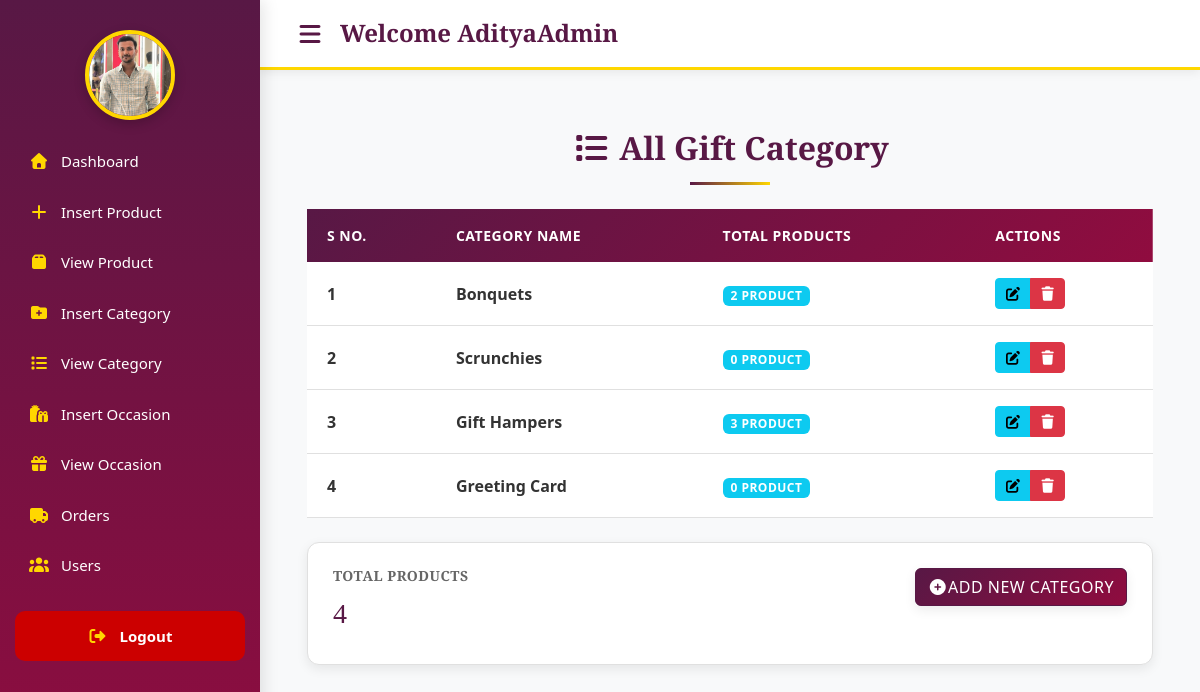
The page /admin/index.php?view_category (signed in) on the database its author committed.
### tables this page shows
CREATE TABLE IF NOT EXISTS `gift_categories` (
  `category_id` int NOT NULL AUTO_INCREMENT,
  `category_title` varchar(255) NOT NULL,
  PRIMARY KEY (`category_id`)
);

### admin/view_category.php (the view, shortened to what this page needs)
<div class="container mt-4">
    <h2 class="mb-4">
        <i class="fas fa-list me-2"></i>All Gift Category
    </h2>
    <div class="table-reponsive">
        <table class="table table-hover">
            <thead>
                <tr>
                    <th>S No.</th>
                    <th>Category Name</th>
                    <th>Total Products</th>
                    <th>Actions</th>
                </tr>
            </thead>
            <tbody>
                <?php
                $stmt=$con->prepare("SELECT * FROM gift_categories ORDER BY category_id DESC");
                $stmt->execute();
                $result=$stmt->get_result();
                $number=0;
                if($result->num_rows>0){
                    while($row=$result->fetch_assoc()){
                        $category_id=$row['category_id'];
                        $category_title=$row['category_title'];
                        $number++;
                        $count_stmt=$con->prepare("SELECT COUNT(*) AS total FROM products WHERE category_id=?");
                        $count_stmt->bind_param("i", $category_id);
                        $count_stmt->execute();
                        $count_result=$count_stmt->get_result();
                        $count_row=$count_result->fetch_assoc();
                        $product_count=$count_row['total'];
                ?>
                <tr>
                    <td><strong><?php echo $number?></strong></td>
                    <td><strong><?php echo htmlspecialchars($category_title)?></strong></td>
                    <td><span class="badge bg-info"><?php echo $product_count?> Product</span></td>
                    <td>
                        <div class="btn-group" role="group">
                            <a href="index.php?edit_gift_category=<?php echo $category_id?>" class="btn btn-info btn-sm" title="Edit Category"><i class="fa -solid fa-pen-to-square"></i></a>
                             <a href="index.php?delete_category=<?php echo $category_id?>" class="btn btn-danger btn-sm" title="Delete Category" onclick="return confirm('Are You Sure')"><i class="fa -solid fa-trash"></i></a>
                        </div>
                    </td>
                </tr>
                <?php
                    }
                }
                ?>
            </tbody>
        </table>
    </div>
    <div class="row mt-4">
        <div class="col-md-12">
            <div class="card-box">
                <div class="d-flex justify-content-between align-itens center">
                    <div>
                        <h6>Total Products</h6>
                        <h3><?php echo $number?></h3>
                    </div>
                    <div>
                        <a href="index.php?insert_category" class="btn btn-primary">
                            <i class="fas fa-plus-circle"></i>Add New Category
                        </a>
                    </div>
                </div>
            </div>
        </div>
    </div>
</div>

### admin/admin_style.css (style rules this page uses)
:root { --primary-color:#581845; --secondary-color:#FFD700; --accent-color:#900C3F;--light-bg:#F8F9FA;--dark-text:#333;--white:#FFFFFF;--text-medium:#666;--text-light:#999;--border-light:#E0E0E0;--success:#4CAF50;--danger:#DC3545;--warning:#FFC107;--info:#17A2B8;--shadow-sm:0 2px 5px rgba(0, 0, 0, 0.05);--shadow-md:0 4px 12px rgba(0, 0, 0, 0.08);--shadow-lg:0 8px 16px rgba(0, 0, 0, 0.1);--shadow-xl:0 12px 24px rgba(0, 0, 0, 0.15);--font-family-main:'Poppins', sans-serif;--font-family-logo:'Garamond', serif }
* { margin:0;padding:0;box-sizing:border-box }
body { font-family:var(--font-family-main);color:var(--dark-text);background-color:#fff;line-height:1.7;overflow-x:hidden;display:flex;flex-direction:column;min-height:100vh }
h1,h2,h3,h4,h5,h6 { font-family:var(--font-family-logo);font-weight:700;color:var(--primary-color) }
a { text-decoration:none;color:var(--primary-color);transition:all 0.3s cubic-bezier(0.4, 0, 0.2, 1) }
.btn { border:none;outline:none;box-shadow:none }
.btn-primary,.btn-primary:visited { background-color:var(--primary-color) !important;border-color:var(--primary-color) !important;color:var(--white) !important }
.card-box { background:var(--white);padding:25px;border-radius:12px;box-shadow:var(--shadow-md);transition:all 0.3s ease;border:1px solid var(--border-light) }
.card-box h6 { color:var(--text-medium);font-size:14px;font-weight:600;margin-bottom:12px;text-transform:uppercase;letter-spacing:0.5px }
.main h2 { color:var(--primary-color);font-family:var(--font-family-logo);font-weight:700;margin-bottom:30px;text-align:center }
.main h2::after { content:'';display:block;width:80px;height:3px;background:linear-gradient(90deg, var(--primary-color), var(--secondary-color));margin:15px auto 0 }
.btn-primary { background:linear-gradient(135deg, var(--primary-color) 0%, var(--accent-color) 100%);border:none;color:var(--white);padding:14px 40px;border-radius:10px;font-weight:700;font-size:16px;letter-spacing:0.5px;transition:all 0.3s ease;box-shadow:var(--shadow-md);text-transform:uppercase;position:relative;overflow:hidden }
.btn-primary::before { content:'';position:absolute;top:0;left:-100%;width:100%;height:100%;background:linear-gradient(90deg, transparent, rgba(255, 255, 255, 0.2), transparent);transition:left 0.5s }
.btn-danger { background:var(--danger);border:none;color:var(--white);padding:10px 25px;border-radius:8px;font-weight:600;transition:all 0.3s ease }
.btn-info { background:var(--info);border:none;color:var(--white);padding:10px 25px;border-radius:8px;font-weight:600;transition:all 0.3s ease }
.btn-sm { padding:8px 20px;font-size:14px }
.table { margin-bottom:0;background:var(--white) }
.table thead { background:linear-gradient(135deg, var(--primary-color) 0%, var(--accent-color) 100%);color:var(--white) }
.table thead th { padding:16px 20px;font-weight:600;text-transform:uppercase;font-size:14px;letter-spacing:0.5px;border:none }
.table tbody td { padding:16px 20px;vertical-align:middle;border-bottom:1px solid var(--border-light);color:var(--dark-text) }
.table tbody tr { transition:all 0.3s ease }
.badge { padding:8px 16px;border-radius:20px;font-weight:600;font-size:12px;letter-spacing:0.5px;text-transform:uppercase }

### rows shown on the page
gift_categories: category_title "Bonquets", product_count "2"
gift_categories: category_title "Scrunchies", product_count "0"
gift_categories: category_title "Gift Hampers", product_count "3"
gift_categories: category_title "Greeting Card", product_count "0"

### other values the page prints
$_SESSION['admin_username'] "AdityaAdmin"
$number "4"
